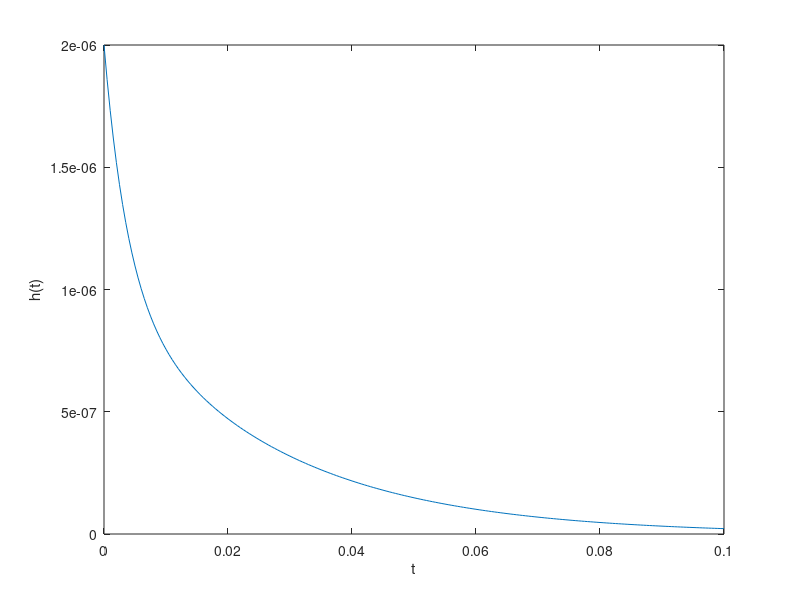

Write MATLAB code to recreate this figure.
%part (A2) 
%Script M-file determines characteristic roots of op-amp circuit.
% Set component values:
R = [1e4, 1e4, 1e4]; C = [1e-6, 1e-6];
% Determine coefficients for characteristic equation:
A = [1, (1/R(1)+1/R(2)+1/R(3))/C(2), 1/(R(1)*R(2)*C(1)*C(2))];
% Determine characteristic roots:
lambda = roots(A);

poly(lambda);
t = [0:0.0005:0.1];
u = @(t) 1.0* (t>=0);

h = @(t) (C(1).* exp(lambda(1).* t) + C(2).* exp(lambda(2).*t)).*(u(t));

plot(t,h(t))
xlabel("t");
ylabel("h(t)");
%}
